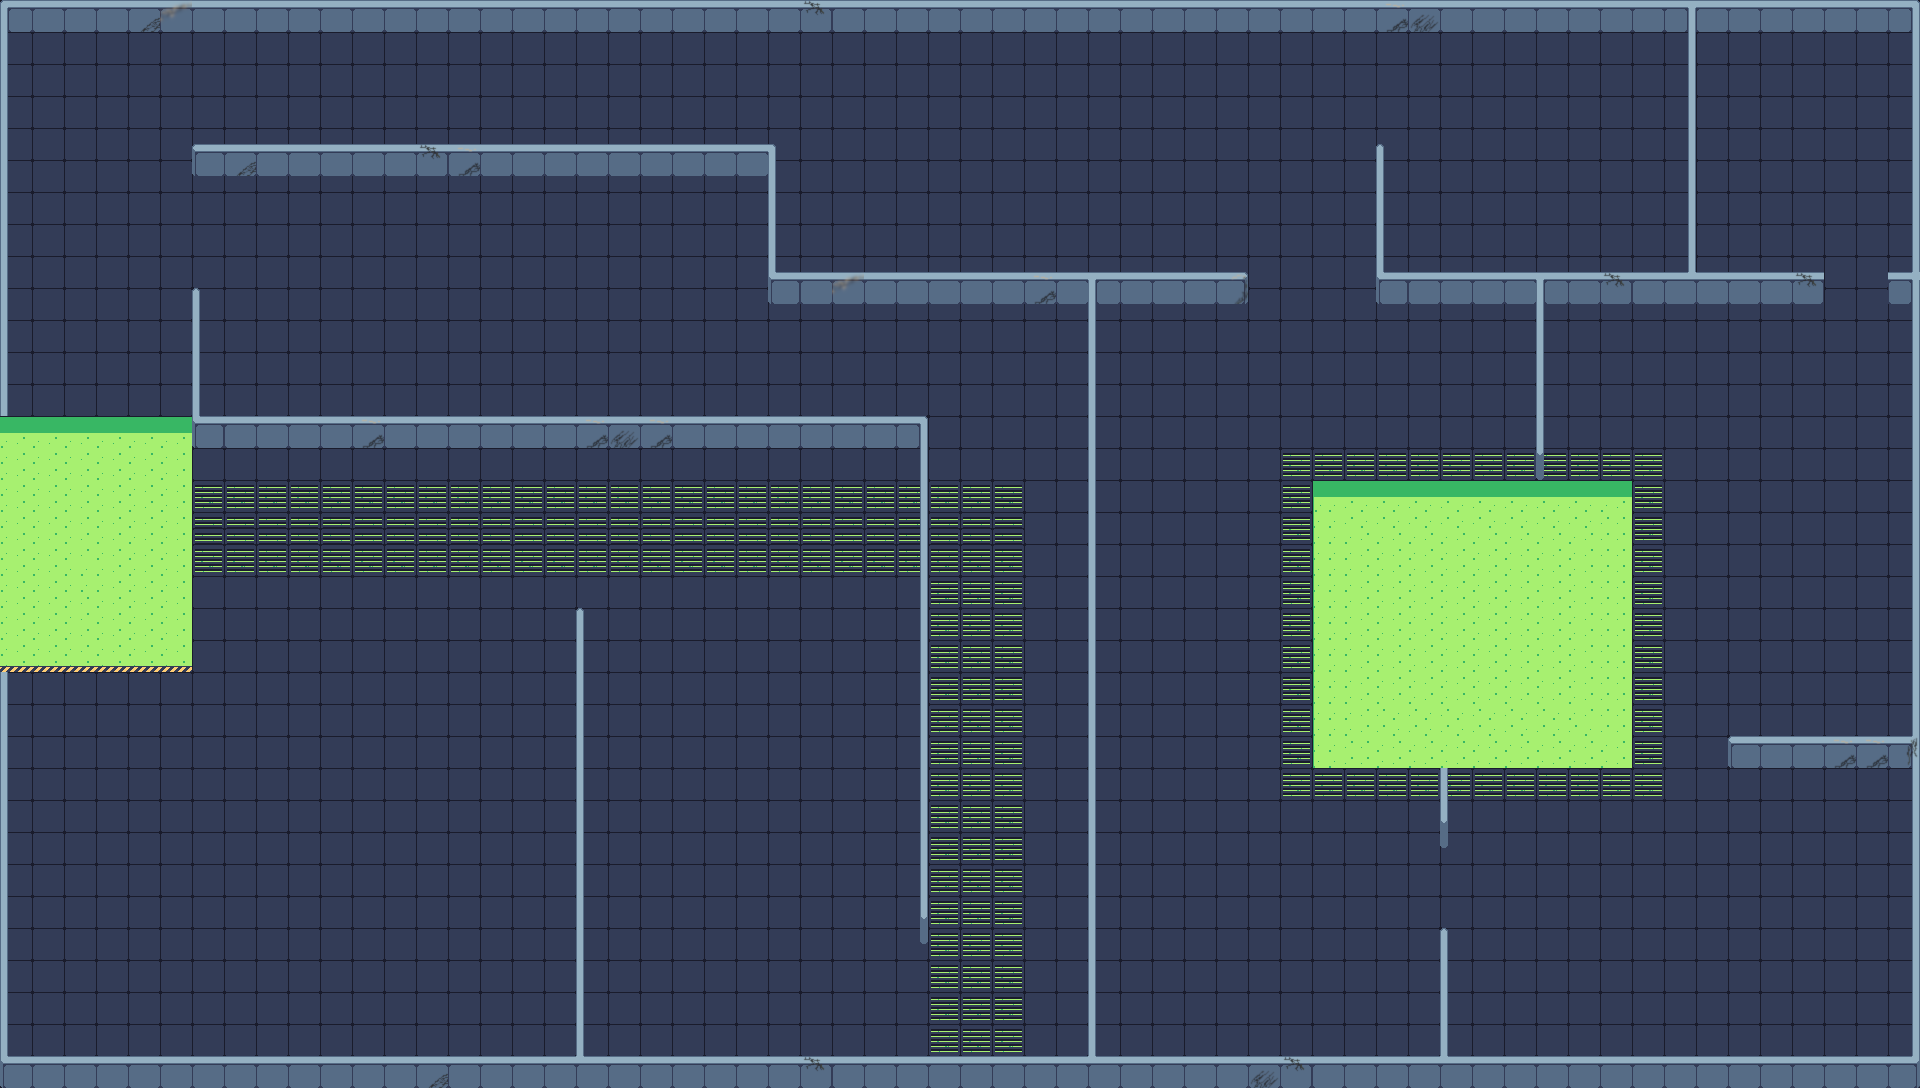

This game map was drawn from its Tiled (.tmx) file and the tilesets committed beside it. A one-line description and the trimmed map source follow:
An orthogonal 120x68 tile map with 16x16 px tiles, 2 tile layers (1Floor, 2Block) and 23 objects.

<map version="1.8" tiledversion="1.8.2" orientation="orthogonal" renderorder="right-down" width="120" height="68" tilewidth="16" tileheight="16" infinite="0" nextlayerid="5" nextobjectid="29">
 <tileset firstgid="1" source="map1.tsx" />
 <layer id="1" name="1Floor" width="120" height="68">
  <data>[8160 cells, 8160 non-empty, 20 distinct tile ids]</data>
 </layer>
 <layer id="2" name="2Block" width="120" height="68">
  <data>[8160 cells, 1432 non-empty, 112 distinct tile ids]</data>
 </layer>
 <objectgroup id="3" name="Col1">
  <object id="1" x="0" y="410.333" width="192" height="257" />
  <object id="2" x="1311.33" y="470" width="320.667" height="290.667" />
  <object id="5" x="0" y="0" width="1920" height="25.6667" />
  <object id="6" x="1687.33" y="15" width="8.33333" height="266.667" />
  <object id="7" x="1376" y="144" width="8.5" height="136" />
  <object id="8" x="1376" y="276.25" width="454.5" height="21" />
  <object id="9" x="1912.33" y="23.6667" width="7.66667" height="1064.33" />
  <object id="10" x="1728" y="739" width="185.333" height="22.5" />
  <object id="11" x="1536" y="293.667" width="8" height="186.333" />
  <object id="13" x="1441.33" y="754" width="8" height="90.8333" />
  <object id="14" x="1438.67" y="928.667" width="8" height="143.5" />
  <object id="15" x="0" y="18.75" width="8.5" height="1069.25" />
  <object id="16" x="192" y="148" width="583.667" height="21.6667" />
  <object id="17" x="768" y="160.667" width="8.33333" height="136" />
  <object id="18" x="767.333" y="275.25" width="480.167" height="22.25" />
  <object id="19" x="1087.5" y="292.25" width="8" height="774" />
  <object id="20" x="192" y="288" width="8.66667" height="152.25" />
  <object id="21" x="192" y="419.5" width="736" height="21.5" />
  <object id="22" x="920.667" y="437.5" width="7.33333" height="506.5" />
  <object id="23" x="576.5" y="606" width="8.66667" height="457.167" />
  <object id="24" x="4.5" y="1059" width="1909.5" height="29" />
  <object id="27" x="1881.5" y="276.25" width="36" height="20.25" />
 </objectgroup>
 <objectgroup id="4" name="Col2">
  <object id="26" x="1823.84" y="276.607" width="64.5" height="20.5">
   <properties>
    <property name="CentX" type="float" value="1857" />
    <property name="CentY" type="float" value="288" />
   </properties>
  </object>
 </objectgroup>
</map>
